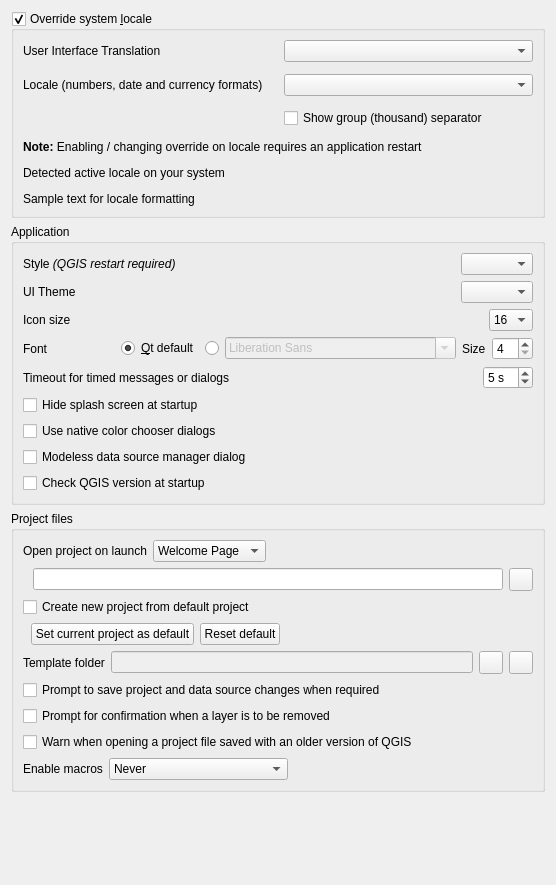
             <widget class="QWidget" name="mOptionsScrollAreaContents_01">
              <property name="geometry">
               <rect>
                <x>0</x>
                <y>0</y>
                <width>556</width>
                <height>885</height>
               </rect>
              </property>
              <layout class="QVBoxLayout" name="verticalLayout_28">
               <item>
                <widget class="QgsCollapsibleGroupBox" name="grpLocale">
                 <property name="title">
                  <string>Override system &amp;locale</string>
                 </property>
                 <property name="checkable">
                  <bool>true</bool>
                 </property>
                 <layout class="QVBoxLayout">
                  <property name="spacing">
                   <number>12</number>
                  </property>
                  <item>
                   <layout class="QGridLayout" name="gridLayout_25">
                    <item row="6" column="0" colspan="2">
                     <widget class="QLabel" name="label_7">
                      <property name="text">
                       <string>&lt;b&gt;Note:&lt;/b&gt; Enabling / changing override on locale requires an application restart</string>
                      </property>
                      <property name="wordWrap">
                       <bool>true</bool>
                      </property>
                     </widget>
                    </item>
                    <item row="2" column="0">
                     <widget class="QLabel" name="label_52">
                      <property name="text">
                       <string>Locale (numbers, date and currency formats)</string>
                      </property>
                     </widget>
                    </item>
                    <item row="0" column="0">
                     <widget class="QLabel" name="label_5">
                      <property name="text">
                       <string>User Interface Translation</string>
                      </property>
                     </widget>
                    </item>
                    <item row="0" column="1">
                     <widget class="QComboBox" name="cboTranslation"/>
                    </item>
                    <item row="2" column="1">
                     <widget class="QComboBox" name="cboGlobalLocale"/>
                    </item>
                    <item row="3" column="1">
                     <widget class="QCheckBox" name="cbShowGroupSeparator">
                      <property name="text">
                       <string>Show group (thousand) separator</string>
                      </property>
                     </widget>
                    </item>
                   </layout>
                  </item>
                  <item>
                   <widget class="QLabel" name="lblSystemLocale">
                    <property name="toolTip">
                     <string>This locale is used for number representation.</string>
                    </property>
                    <property name="text">
                     <string>Detected active locale on your system</string>
                    </property>
                   </widget>
                  </item>
                  <item>
                   <widget class="QLabel" name="lblLocaleSample">
                    <property name="text">
                     <string>Sample text for locale formatting</string>
                    </property>
                   </widget>
                  </item>
                 </layout>
                </widget>
               </item>
               <item>
                <widget class="QgsCollapsibleGroupBox" name="groupBox">
                 <property name="title">
                  <string>Application</string>
                 </property>
                 <layout class="QVBoxLayout" name="verticalLayout_2">
                  <item>
                   <layout class="QHBoxLayout" name="horizontalLayout_9">
                    <property name="topMargin">
                     <number>0</number>
                    </property>
                    <item>
                     <widget class="QLabel" name="label_18">
                      <property name="text">
                       <string>Style &lt;i&gt;(QGIS restart required)&lt;/i&gt;</string>
                      </property>
                     </widget>
                    </item>
                    <item>
                     <spacer name="horizontalSpacer_7">
                      <property name="orientation">
                       <enum>Qt::Horizontal</enum>
                      </property>
                      <property name="sizeHint" stdset="0">
                       <size>
                        <width>40</width>
                        <height>20</height>
                       </size>
                      </property>
                     </spacer>
                    </item>
                    <item>
                     <widget class="QComboBox" name="cmbStyle"/>
                    </item>
                   </layout>
                  </item>
                  <item>
                   <layout class="QHBoxLayout" name="horizontalLayout_37">
                    <property name="topMargin">
                     <number>0</number>
                    </property>
                    <item>
                     <widget class="QLabel" name="lblUITheme">
                      <property name="text">
                       <string>UI Theme</string>
                      </property>
                     </widget>
                    </item>
                    <item>
                     <spacer name="horizontalSpacer_47">
                      <property name="orientation">
                       <enum>Qt::Horizontal</enum>
                      </property>
                      <property name="sizeHint" stdset="0">
                       <size>
                        <width>40</width>
                        <height>20</height>
                       </size>
                      </property>
                     </spacer>
                    </item>
                    <item>
                     <widget class="QComboBox" name="cmbUITheme"/>
                    </item>
                   </layout>
                  </item>
                  <item>
                   <layout class="QHBoxLayout" name="horizontalLayout_7">
                    <item>
                     <widget class="QLabel" name="textLabel1_5">
                      <property name="sizePolicy">
                       <sizepolicy hsizetype="Fixed" vsizetype="Fixed">
                        <horstretch>0</horstretch>
                        <verstretch>0</verstretch>
                       </sizepolicy>
                      </property>
                      <property name="text">
                       <string>Icon size</string>
                      </property>
                     </widget>
                    </item>
                    <item>
                     <spacer name="horizontalSpacer_5">
                      <property name="orientation">
                       <enum>Qt::Horizontal</enum>
                      </property>
                      <property name="sizeHint" stdset="0">
                       <size>
                        <width>40</width>
                        <height>20</height>
                       </size>
                      </property>
                     </spacer>
                    </item>
                    <item>
                     <widget class="QComboBox" name="cmbIconSize">
                      <property name="duplicatesEnabled">
                       <bool>false</bool>
                      </property>
                      <item>
                       <property name="text">
                        <string>16</string>
                       </property>
                      </item>
                      <item>
                       <property name="text">
                        <string>24</string>
                       </property>
                      </item>
                      <item>
                       <property name="text">
                        <string>32</string>
                       </property>
                      </item>
                      <item>
                       <property name="text">
                        <string>48</string>
                       </property>
                      </item>
                      <item>
                       <property name="text">
                        <string>64</string>
                       </property>
                      </item>
                     </widget>
                    </item>
                   </layout>
                  </item>
                  <item>
                   <layout class="QHBoxLayout" name="horizontalLayout_27">
                    <item>
                     <widget class="QLabel" name="label_43">
                      <property name="text">
                       <string>Font</string>
                      </property>
                     </widget>
                    </item>
                    <item>
                     <widget class="QRadioButton" name="mFontFamilyRadioQt">
                      <property name="sizePolicy">
                       <sizepolicy hsizetype="Maximum" vsizetype="Fixed">
                        <horstretch>0</horstretch>
                        <verstretch>0</verstretch>
                       </sizepolicy>
                      </property>
                      <property name="text">
                       <string>&amp;Qt default</string>
                      </property>
                      <property name="checked">
                       <bool>true</bool>
                      </property>
                     </widget>
                    </item>
                    <item>
                     <widget class="QRadioButton" name="mFontFamilyRadioCustom">
                      <property name="sizePolicy">
                       <sizepolicy hsizetype="Maximum" vsizetype="Fixed">
                        <horstretch>0</horstretch>
                        <verstretch>0</verstretch>
                       </sizepolicy>
                      </property>
                      <property name="text">
                       <string/>
                      </property>
                     </widget>
                    </item>
                    <item>
                     <widget class="QFontComboBox" name="mFontFamilyComboBox">
                      <property name="enabled">
                       <bool>false</bool>
                      </property>
                     </widget>
                    </item>
                    <item>
                     <widget class="QLabel" name="label_20">
                      <property name="sizePolicy">
                       <sizepolicy hsizetype="Maximum" vsizetype="Preferred">
                        <horstretch>0</horstretch>
                        <verstretch>0</verstretch>
                       </sizepolicy>
                      </property>
                      <property name="text">
                       <string>Size</string>
                      </property>
                     </widget>
                    </item>
                    <item>
                     <widget class="QSpinBox" name="spinFontSize">
                      <property name="sizePolicy">
                       <sizepolicy hsizetype="Maximum" vsizetype="Fixed">
                        <horstretch>0</horstretch>
                        <verstretch>0</verstretch>
                       </sizepolicy>
                      </property>
                      <property name="minimum">
                       <number>4</number>
                      </property>
                     </widget>
                    </item>
                   </layout>
                  </item>
                  <item>
                   <layout class="QHBoxLayout" name="horizontalLayout_28">
                    <item>
                     <widget class="QLabel" name="mMessageTimeoutLabel">
                      <property name="sizePolicy">
                       <sizepolicy hsizetype="Maximum" vsizetype="Preferred">
                        <horstretch>0</horstretch>
                        <verstretch>0</verstretch>
                       </sizepolicy>
                      </property>
                      <property name="text">
                       <string>Timeout for timed messages or dialogs</string>
                      </property>
                     </widget>
                    </item>
                    <item>
                     <spacer name="horizontalSpacer_13">
                      <property name="orientation">
                       <enum>Qt::Horizontal</enum>
                      </property>
                      <property name="sizeHint" stdset="0">
                       <size>
                        <width>40</width>
                        <height>20</height>
                       </size>
                      </property>
                     </spacer>
                    </item>
                    <item>
                     <widget class="QSpinBox" name="mMessageTimeoutSpnBx">
                      <property name="suffix">
                       <string> s</string>
                      </property>
                      <property name="minimum">
                       <number>2</number>
                      </property>
                      <property name="maximum">
                       <number>20</number>
                      </property>
                      <property name="value">
                       <number>5</number>
                      </property>
                     </widget>
                    </item>
                   </layout>
                  </item>
                  <item>
                   <layout class="QGridLayout" name="gridLayout_16">
                    <property name="topMargin">
                     <number>0</number>
                    </property>
                    <item row="2" column="0">
                     <widget class="QCheckBox" name="mDataSourceManagerNonModal">
                      <property name="toolTip">
                       <string>A modeless dialog allows you to interact with QGIS main window and dialogs.</string>
                      </property>
                      <property name="text">
                       <string>Modeless data source manager dialog</string>
                      </property>
                     </widget>
                    </item>
                    <item row="0" column="0">
                     <widget class="QCheckBox" name="cbxHideSplash">
                      <property name="sizePolicy">
                       <sizepolicy hsizetype="Maximum" vsizetype="Fixed">
                        <horstretch>0</horstretch>
                        <verstretch>0</verstretch>
                       </sizepolicy>
                      </property>
                      <property name="text">
                       <string>Hide splash screen at startup</string>
                      </property>
                     </widget>
                    </item>
                    <item row="3" column="0">
                     <widget class="QCheckBox" name="cbxCheckVersion">
                      <property name="text">
                       <string>Check QGIS version at startup</string>
                      </property>
                     </widget>
                    </item>
                    <item row="1" column="0">
                     <widget class="QCheckBox" name="mNativeColorDialogsChkBx">
                      <property name="text">
                       <string>Use native color chooser dialogs</string>
                      </property>
                     </widget>
                    </item>
                    <item row="1" column="1">
                     <spacer name="horizontalSpacer_2">
                      <property name="orientation">
                       <enum>Qt::Horizontal</enum>
                      </property>
                      <property name="sizeHint" stdset="0">
                       <size>
                        <width>40</width>
                        <height>20</height>
                       </size>
                      </property>
                     </spacer>
                    </item>
                   </layout>
                  </item>
                 </layout>
                </widget>
               </item>
               <item>
                <widget class="QgsCollapsibleGroupBox" name="groupBox_11">
                 <property name="title">
                  <string>Project files</string>
                 </property>
                 <layout class="QVBoxLayout">
                  <item>
                   <layout class="QGridLayout" name="gridLayout_4">
                    <item row="0" column="2" colspan="2">
                     <widget class="QComboBox" name="mProjectOnLaunchCmbBx">
                      <property name="sizePolicy">
                       <sizepolicy hsizetype="Maximum" vsizetype="Fixed">
                        <horstretch>0</horstretch>
                        <verstretch>0</verstretch>
                       </sizepolicy>
                      </property>
                      <item>
                       <property name="text">
                        <string>Welcome Page</string>
                       </property>
                      </item>
                      <item>
                       <property name="text">
                        <string>Most recent</string>
                       </property>
                      </item>
                      <item>
                       <property name="text">
                        <string>Specific</string>
                       </property>
                      </item>
                      <item>
                       <property name="text">
                        <string>New</string>
                       </property>
                      </item>
                     </widget>
                    </item>
                    <item row="1" column="5">
                     <widget class="QToolButton" name="mProjectOnLaunchPushBtn">
                      <property name="sizePolicy">
                       <sizepolicy hsizetype="Maximum" vsizetype="Fixed">
                        <horstretch>0</horstretch>
                        <verstretch>0</verstretch>
                       </sizepolicy>
                      </property>
                      <property name="toolTip">
                       <string>Select file</string>
                      </property>
                      <property name="statusTip">
                       <string/>
                      </property>
                      <property name="text">
                       <string/>
                      </property>
                      <property name="icon">
                       <iconset resource="../../images/images.qrc">
                        <normaloff>:/images/themes/default/mActionFileOpen.svg</normaloff>:/images/themes/default/mActionFileOpen.svg</iconset>
                      </property>
                     </widget>
                    </item>
                    <item row="1" column="0">
                     <spacer name="horizontalSpacer_35">
                      <property name="orientation">
                       <enum>Qt::Horizontal</enum>
                      </property>
                      <property name="sizeType">
                       <enum>QSizePolicy::Fixed</enum>
                      </property>
                      <property name="sizeHint" stdset="0">
                       <size>
                        <width>4</width>
                        <height>20</height>
                       </size>
                      </property>
                     </spacer>
                    </item>
                    <item row="0" column="4">
                     <spacer name="horizontalSpacer_36">
                      <property name="orientation">
                       <enum>Qt::Horizontal</enum>
                      </property>
                      <property name="sizeHint" stdset="0">
                       <size>
                        <width>40</width>
                        <height>20</height>
                       </size>
                      </property>
                     </spacer>
                    </item>
                    <item row="1" column="1" colspan="4">
                     <widget class="QLineEdit" name="mProjectOnLaunchLineEdit">
                      <property name="sizePolicy">
                       <sizepolicy hsizetype="Expanding" vsizetype="Fixed">
                        <horstretch>0</horstretch>
                        <verstretch>0</verstretch>
                       </sizepolicy>
                      </property>
                     </widget>
                    </item>
                    <item row="0" column="0" colspan="2">
                     <widget class="QLabel" name="label_54">
                      <property name="sizePolicy">
                       <sizepolicy hsizetype="Maximum" vsizetype="Preferred">
                        <horstretch>0</horstretch>
                        <verstretch>0</verstretch>
                       </sizepolicy>
                      </property>
                      <property name="text">
                       <string>Open project on launch</string>
                      </property>
                     </widget>
                    </item>
                   </layout>
                  </item>
                  <item>
                   <widget class="QCheckBox" name="cbxProjectDefaultNew">
                    <property name="text">
                     <string>Create new project from default project</string>
                    </property>
                   </widget>
                  </item>
                  <item>
                   <layout class="QHBoxLayout" name="horizontalLayout_16">
                    <item>
                     <spacer name="horizontalSpacer_22">
                      <property name="orientation">
                       <enum>Qt::Horizontal</enum>
                      </property>
                      <property name="sizeType">
                       <enum>QSizePolicy::Fixed</enum>
                      </property>
                      <property name="sizeHint" stdset="0">
                       <size>
                        <width>8</width>
                        <height>20</height>
                       </size>
                      </property>
                     </spacer>
                    </item>
                    <item>
                     <widget class="QPushButton" name="pbnProjectDefaultSetCurrent">
                      <property name="text">
                       <string>Set current project as default</string>
                      </property>
                     </widget>
                    </item>
                    <item>
                     <widget class="QPushButton" name="pbnProjectDefaultReset">
                      <property name="text">
                       <string>Reset default</string>
                      </property>
                     </widget>
                    </item>
                    <item>
                     <spacer name="horizontalSpacer_9">
                      <property name="orientation">
                       <enum>Qt::Horizontal</enum>
                      </property>
                      <property name="sizeHint" stdset="0">
                       <size>
                        <width>40</width>
                        <height>20</height>
                       </size>
                      </property>
                     </spacer>
                    </item>
                   </layout>
                  </item>
                  <item>
                   <layout class="QHBoxLayout" name="horizontalLayout_15">
                    <item>
                     <widget class="QLabel" name="label_31">
                      <property name="text">
                       <string>Template folder</string>
                      </property>
                     </widget>
                    </item>
                    <item>
                     <widget class="QLineEdit" name="leTemplateFolder">
                      <property name="enabled">
                       <bool>false</bool>
                      </property>
                     </widget>
                    </item>
                    <item>
                     <widget class="QToolButton" name="pbnTemplateFolderBrowse">
                      <property name="toolTip">
                       <string>Select folder</string>
                      </property>
                      <property name="text">
                       <string/>
                      </property>
                      <property name="icon">
                       <iconset resource="../../images/images.qrc">
                        <normaloff>:/images/themes/default/mActionFileOpen.svg</normaloff>:/images/themes/default/mActionFileOpen.svg</iconset>
                      </property>
                     </widget>
                    </item>
                    <item>
                     <widget class="QToolButton" name="pbnTemplateFolderReset">
                      <property name="toolTip">
                       <string>Reset</string>
                      </property>
                      <property name="text">
                       <string/>
                      </property>
                      <property name="icon">
                       <iconset resource="../../images/images.qrc">
                        <normaloff>:/images/themes/default/mActionUndo.svg</normaloff>:/images/themes/default/mActionUndo.svg</iconset>
                      </property>
                     </widget>
                    </item>
                   </layout>
                  </item>
                  <item>
                   <widget class="QCheckBox" name="chbAskToSaveProjectChanges">
                    <property name="text">
                     <string>Prompt to save project and data source changes when required</string>
                    </property>
                   </widget>
                  </item>
                  <item>
                   <widget class="QCheckBox" name="mLayerDeleteConfirmationChkBx">
                    <property name="text">
                     <string>Prompt for confirmation when a layer is to be removed</string>
                    </property>
                   </widget>
                  </item>
                  <item>
                   <widget class="QCheckBox" name="chbWarnOldProjectVersion">
                    <property name="text">
                     <string>Warn when opening a project file saved with an older version of QGIS</string>
                    </property>
                   </widget>
                  </item>
                  <item>
                   <layout class="QHBoxLayout" name="horizontalLayout_21">
                    <item>
                     <widget class="QLabel" name="label_33">
                      <property name="text">
                       <string>Enable macros</string>
                      </property>
                     </widget>
                    </item>
                    <item>
                     <widget class="QComboBox" name="cmbEnableMacros">
                      <property name="currentIndex">
                       <number>0</number>
                      </property>
                      <property name="sizeAdjustPolicy">
                       <enum>QComboBox::AdjustToContents</enum>
                      </property>
                      <item>
                       <property name="text">
                        <string>Never</string>
                       </property>
                      </item>
                      <item>
                       <property name="text">
                        <string>Ask</string>
                       </property>
                      </item>
                      <item>
                       <property name="text">
                        <string>For this session only</string>
                       </property>
                      </item>
                      <item>
                       <property name="text">
                        <string>Always (not recommended)</string>
                       </property>
                      </item>
                     </widget>
                    </item>
                    <item>
                     <spacer name="horizontalSpacer_17">
                      <property name="orientation">
                       <enum>Qt::Horizontal</enum>
                      </property>
                      <property name="sizeHint" stdset="0">
                       <size>
                        <width>40</width>
                        <height>20</height>
                       </size>
                      </property>
                     </spacer>
                    </item>
                   </layout>
                  </item>
                 </layout>
                </widget>
               </item>
               <item>
                <spacer name="verticalSpacer_5">
                 <property name="orientation">
                  <enum>Qt::Vertical</enum>
                 </property>
                 <property name="sizeHint" stdset="0">
                  <size>
                   <width>20</width>
                   <height>0</height>
                  </size>
                 </property>
                </spacer>
               </item>
              </layout>
             </widget>
